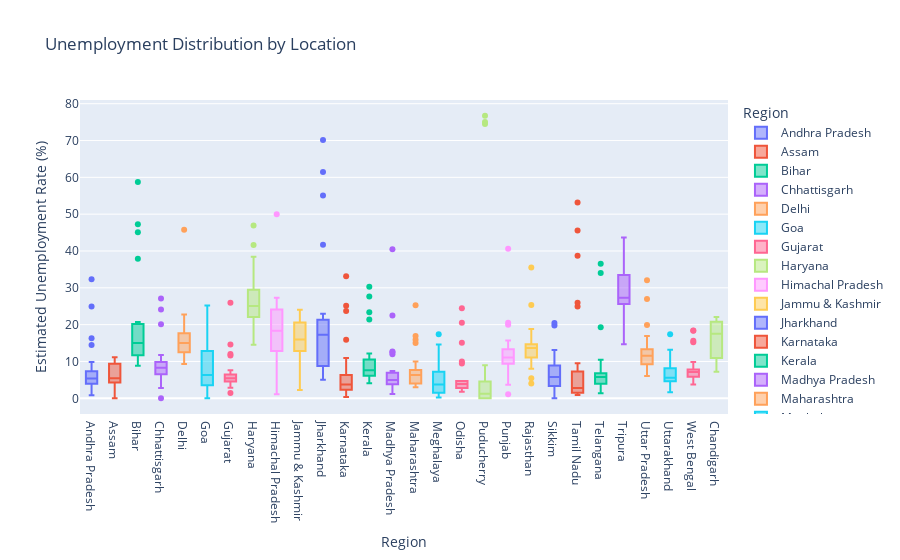

Notebook code for this chart:
### Markdown cell above
It can easily be noted that U.P has the highest Employment,
<br> whereas, Sikkim has the lowest Employment rate

### Code cell
# Unemployment Distribution by Location

fig = px.box(data_frame = data1, x = 'Region', y = 'Estimated Unemployment Rate (%)', title = 'Unemployment Distribution by Location', color = 'Region')
fig.update_traces(quartilemethod="exclusive")
fig.show()

### Figure 1 — Plotly figure (JSON) as saved in the notebook; plotly's stock layout.template omitted (floating-point values rounded to 4 significant figures)
{"data": [{"alignmentgroup": "True", "hovertemplate": "Region=%{x}<br>Estimated Unemployment Rate (%)=%{y}<extra></extra>", "legendgroup": "Andhra Pradesh", "marker": {"color": "#636efa"}, "name": "Andhra Pradesh", "notched": false, "offsetgroup": "Andhra Pradesh", "orientation": "v", "quartilemethod": "exclusive", "showlegend": true, "type": "box", "x": ["Andhra Pradesh", "Andhra Pradesh", "Andhra Pradesh", "Andhra Pradesh", "Andhra Pradesh", "Andhra Pradesh", "Andhra Pradesh", "Andhra Pradesh", "Andhra Pradesh", "Andhra Pradesh", "Andhra Pradesh", "Andhra Pradesh", "Andhra Pradesh", "Andhra Pradesh", "Andhra Pradesh", "Andhra Pradesh", "Andhra Pradesh", "Andhra Pradesh", "Andhra Pradesh", "Andhra Pradesh", "Andhra Pradesh", "Andhra Pradesh", "Andhra Pradesh", "Andhra Pradesh", "Andhra Pradesh", "Andhra Pradesh", "Andhra Pradesh", "Andhra Pradesh"], "x0": " ", "xaxis": "x", "y": [3.65, 3.05, 3.75, 3.32, 5.17, 3.52, 4.12, 4.38, 4.84, 5.91, 4.06, 16.29, 14.46, 0.85, 6.09, 3.8, 5.64, 4.61, 6.01, 4.7, 7.54, 7.88, 7.11, 5.66, 9.88, 32.3, 24.91, 5.86], "y0": " ", "yaxis": "y"}, {"alignmentgroup": "True", "hovertemplate": "Region=%{x}<br>Estimated Unemployment Rate (%)=%{y}<extra></extra>", "legendgroup": "Assam", "marker": {"color": "#EF553B"}, "name": "Assam", "notched": false, "offsetgroup": "Assam", "orientation": "v", "quartilemethod": "exclusive", "showlegend": true, "type": "box", "x": ["Assam", "Assam", "Assam", "Assam", "Assam", "Assam", "Assam", "Assam", "Assam", "Assam", "Assam", "Assam", "Assam", "Assam", "Assam", "Assam", "Assam", "Assam", "Assam", "Assam", "Assam", "Assam", "Assam", "Assam", "Assam", "Assam"], "x0": " ", "xaxis": "x", "y": [4.29, 5.08, 4.26, 5.79, 4.46, 4.65, 4.66, 4.29, 3.26, 3.77, 9.38, 0, 7.87, 9.89, 3.21, 10.39, 9.26, 11.17, 6.31, 5.02, 7.24, 9.98, 10.34, 8.37, 10.77, 3.42], "y0": " ", "yaxis": "y"}, {"alignmentgroup": "True", "hovertemplate": "Region=%{x}<br>Estimated Unemployment Rate (%)=%{y}<extra></extra>", "legendgroup": "Bihar", "marker": {"color": "#00cc96"}, "name": "Bihar", "notched": false, "offsetgroup": "Bihar", "orientation": "v", "quartilemethod": "exclusive", "showlegend": true, "type": "box", "x": ["Bihar", "Bihar", "Bihar", "Bihar", "Bihar", "Bihar", "Bihar", "Bihar", "Bihar", "Bihar", "Bihar", "Bihar", "Bihar", "Bihar", "Bihar", "Bihar", "Bihar", "Bihar", "Bihar", "Bihar", "Bihar", "Bihar", "Bihar", "Bihar", "Bihar", "Bihar", "Bihar", "Bihar"], "x0": " ", "xaxis": "x", "y": [9.27, 10.2, 13.44, 11, 8.87, 12.47, 12.4, 10.16, 9.13, 9.61, 15.39, 45.09, 47.26, 20.49, 19.9, 13.29, 16.41, 17.66, 20.46, 14.06, 17.62, 14.91, 20.69, 15.11, 15.73, 58.77, 37.87, 12.45], "y0": " ", "yaxis": "y"}, {"alignmentgroup": "True", "hovertemplate": "Region=%{x}<br>Estimated Unemployment Rate (%)=%{y}<extra></extra>", "legendgroup": "Chhattisgarh", "marker": {"color": "#ab63fa"}, "name": "Chhattisgarh", "notched": false, "offsetgroup": "Chhattisgarh", "orientation": "v", "quartilemethod": "exclusive", "showlegend": true, "type": "box", "x": ["Chhattisgarh", "Chhattisgarh", "Chhattisgarh", "Chhattisgarh", "Chhattisgarh", "Chhattisgarh", "Chhattisgarh", "Chhattisgarh", "Chhattisgarh", "Chhattisgarh", "Chhattisgarh", "Chhattisgarh", "Chhattisgarh", "Chhattisgarh", "Chhattisgarh", "Chhattisgarh", "Chhattisgarh", "Chhattisgarh", "Chhattisgarh", "Chhattisgarh", "Chhattisgarh", "Chhattisgarh", "Chhattisgarh", "Chhattisgarh", "Chhattisgarh", "Chhattisgarh", "Chhattisgarh", "Chhattisgarh"], "x0": " ", "xaxis": "x", "y": [9.82, 6.76, 4.54, 4.64, 8.33, 6.96, 2.77, 6.11, 9.89, 7.89, 7.31, 0, 7.64, 10.14, 9.77, 11.77, 8.17, 6.29, 9.46, 10.27, 8.32, 3.57, 9.01, 9.79, 8.21, 20.13, 24.1, 27.07], "y0": " ", "yaxis": "y"}, {"alignmentgroup": "True", "hovertemplate": "Region=%{x}<br>Estimated Unemployment Rate (%)=%{y}<extra></extra>", "legendgroup": "Delhi", "marker": {"color": "#FFA15A"}, "name": "Delhi", "notched": false, "offsetgroup": "Delhi", "orientation": "v", "quartilemethod": "exclusive", "showlegend": true, "type": "box", "x": ["Delhi", "Delhi", "Delhi", "Delhi", "Delhi", "Delhi", "Delhi", "Delhi", "Delhi", "Delhi", "Delhi", "Delhi", "Delhi", "Delhi", "Delhi", "Delhi", "Delhi", "Delhi", "Delhi", "Delhi", "Delhi", "Delhi", "Delhi", "Delhi", "Delhi", "Delhi", "Delhi", "Delhi"], "x0": " ", "xaxis": "x", "y": [12.56, 9.33, 11.07, 17.18, 12.5, 15.84, 11.11, 16.97, 13.48, 13.81, 15.18, 20.69, 22.76, 21.14, 12.31, 12.76, 14.68, 13.52, 20.59, 12.41, 16.11, 11.07, 22.45, 14.86, 17.09, 16.51, 45.78, 18.11], "y0": " ", "yaxis": "y"}, {"alignmentgroup": "True", "hovertemplate": "Region=%{x}<br>Estimated Unemployment Rate (%)=%{y}<extra></extra>", "legendgroup": "Goa", "marker": {"color": "#19d3f3"}, "name": "Goa", "notched": false, "offsetgroup": "Goa", "orientation": "v", "quartilemethod": "exclusive", "showlegend": true, "type": "box", "x": ["Goa", "Goa", "Goa", "Goa", "Goa", "Goa", "Goa", "Goa", "Goa", "Goa", "Goa", "Goa", "Goa", "Goa", "Goa", "Goa", "Goa", "Goa", "Goa", "Goa", "Goa", "Goa", "Goa", "Goa"], "x0": " ", "xaxis": "x", "y": [2.91, 5.45, 10.98, 1.98, 3.61, 7.21, 23.71, 3.54, 5.38, 0, 15.91, 20, 2.75, 13.33, 12.28, 4.9, 3.16, 12.31, 25.2, 16.22, 10.92, 4.31, 4.76, 11.76], "y0": " ", "yaxis": "y"}, {"alignmentgroup": "True", "hovertemplate": "Region=%{x}<br>Estimated Unemployment Rate (%)=%{y}<extra></extra>", "legendgroup": "Gujarat", "marker": {"color": "#FF6692"}, "name": "Gujarat", "notched": false, "offsetgroup": "Gujarat", "orientation": "v", "quartilemethod": "exclusive", "showlegend": true, "type": "box", "x": ["Gujarat", "Gujarat", "Gujarat", "Gujarat", "Gujarat", "Gujarat", "Gujarat", "Gujarat", "Gujarat", "Gujarat", "Gujarat", "Gujarat", "Gujarat", "Gujarat", "Gujarat", "Gujarat", "Gujarat", "Gujarat", "Gujarat", "Gujarat", "Gujarat", "Gujarat", "Gujarat", "Gujarat", "Gujarat", "Gujarat", "Gujarat", "Gujarat"], "x0": " ", "xaxis": "x", "y": [2.88, 4.77, 4.58, 3.7, 6.29, 4.91, 4.68, 3.46, 5.35, 6.64, 7.59, 12, 14.58, 1.41, 4.09, 6.31, 5.15, 4.2, 5.96, 5.45, 7.53, 5.71, 5.82, 6.04, 5.39, 25.94, 11.62, 4.54], "y0": " ", "yaxis": "y"}, {"alignmentgroup": "True", "hovertemplate": "Region=%{x}<br>Estimated Unemployment Rate (%)=%{y}<extra></extra>", "legendgroup": "Haryana", "marker": {"color": "#B6E880"}, "name": "Haryana", "notched": false, "offsetgroup": "Haryana", "orientation": "v", "quartilemethod": "exclusive", "showlegend": true, "type": "box", "x": ["Haryana", "Haryana", "Haryana", "Haryana", "Haryana", "Haryana", "Haryana", "Haryana", "Haryana", "Haryana", "Haryana", "Haryana", "Haryana", "Haryana", "Haryana", "Haryana", "Haryana", "Haryana", "Haryana", "Haryana", "Haryana", "Haryana", "Haryana", "Haryana", "Haryana", "Haryana", "Haryana", "Haryana"], "x0": " ", "xaxis": "x", "y": [14.54, 23.08, 16.22, 30.94, 16.36, 24.17, 16.59, 29.56, 16.21, 27.19, 23.92, 41.61, 34.22, 35.57, 24.67, 20.42, 25.45, 24.19, 26.84, 21.04, 27.06, 23.65, 27.24, 23.29, 27.14, 46.89, 38.46, 29.41], "y0": " ", "yaxis": "y"}, {"alignmentgroup": "True", "hovertemplate": "Region=%{x}<br>Estimated Unemployment Rate (%)=%{y}<extra></extra>", "legendgroup": "Himachal Pradesh", "marker": {"color": "#FF97FF"}, "name": "Himachal Pradesh", "notched": false, "offsetgroup": "Himachal Pradesh", "orientation": "v", "quartilemethod": "exclusive", "showlegend": true, "type": "box", "x": ["Himachal Pradesh", "Himachal Pradesh", "Himachal Pradesh", "Himachal Pradesh", "Himachal Pradesh", "Himachal Pradesh", "Himachal Pradesh", "Himachal Pradesh", "Himachal Pradesh", "Himachal Pradesh", "Himachal Pradesh", "Himachal Pradesh", "Himachal Pradesh", "Himachal Pradesh", "Himachal Pradesh", "Himachal Pradesh", "Himachal Pradesh", "Himachal Pradesh", "Himachal Pradesh", "Himachal Pradesh", "Himachal Pradesh", "Himachal Pradesh", "Himachal Pradesh", "Himachal Pradesh", "Himachal Pradesh", "Himachal Pradesh", "Himachal Pradesh", "Himachal Pradesh"], "x0": " ", "xaxis": "x", "y": [13.68, 11.43, 20.59, 18.56, 15.98, 15.81, 22.86, 19.46, 16.67, 15.42, 17.71, 2.13, 25.64, 1.12, 10.88, 21.43, 21.51, 24.48, 12, 23.77, 27.27, 25.32, 18.15, 27.31, 26.44, 2.7, 50, 10.81], "y0": " ", "yaxis": "y"}, {"alignmentgroup": "True", "hovertemplate": "Region=%{x}<br>Estimated Unemployment Rate (%)=%{y}<extra></extra>", "legendgroup": "Jammu & Kashmir", "marker": {"color": "#FECB52"}, "name": "Jammu & Kashmir", "notched": false, "offsetgroup": "Jammu & Kashmir", "orientation": "v", "quartilemethod": "exclusive", "showlegend": true, "type": "box", "x": ["Jammu & Kashmir", "Jammu & Kashmir", "Jammu & Kashmir", "Jammu & Kashmir", "Jammu & Kashmir", "Jammu & Kashmir", "Jammu & Kashmir", "Jammu & Kashmir", "Jammu & Kashmir", "Jammu & Kashmir", "Jammu & Kashmir", "Jammu & Kashmir", "Jammu & Kashmir", "Jammu & Kashmir", "Jammu & Kashmir", "Jammu & Kashmir", "Jammu & Kashmir", "Jammu & Kashmir", "Jammu & Kashmir", "Jammu & Kashmir", "Jammu & Kashmir"], "x0": " ", "xaxis": "x", "y": [12.78, 12.09, 13.67, 11.32, 19.27, 14.73, 22.19, 21.23, 16, 2.22, 18.97, 23.04, 19.88, 21.55, 24.06, 14.29, 7.02, 18.54, 19.86, 14.29, 12.96], "y0": " ", "yaxis": "y"}, {"alignmentgroup": "True", "hovertemplate": "Region=%{x}<br>Estimated Unemployment Rate (%)=%{y}<extra></extra>", "legendgroup": "Jharkhand", "marker": {"color": "#636efa"}, "name": "Jharkhand", "notched": false, "offsetgroup": "Jharkhand", "orientation": "v", "quartilemethod": "exclusive", "showlegend": true, "type": "box", "x": ["Jharkhand", "Jharkhand", "Jharkhand", "Jharkhand", "Jharkhand", "Jharkhand", "Jharkhand", "Jharkhand", "Jharkhand", "Jharkhand", "Jharkhand", "Jharkhand", "Jharkhand", "Jharkhand", "Jharkhand", "Jharkhand", "Jharkhand", "Jharkhand", "Jharkhand", "Jharkhand", "Jharkhand", "Jharkhand", "Jharkhand", "Jharkhand", "Jharkhand", "Jharkhand", "Jharkhand", "Jharkhand"], "x0": " ", "xaxis": "x", "y": [7.11, 8.46, 9.98, 12.06, 7.12, 6.57, 8.07, 15.15, 6.16, 9.06, 5.01, 41.72, 55.1, 21.53, 17.23, 20.51, 15.67, 20.25, 21.16, 19.05, 17.34, 22.01, 22.96, 19.67, 16.4, 61.48, 70.17, 19.38], "y0": " ", "yaxis": "y"}, {"alignmentgroup": "True", "hovertemplate": "Region=%{x}<br>Estimated Unemployment Rate (%)=%{y}<extra></extra>", "legendgroup": "Karnataka", "marker": {"color": "#EF553B"}, "name": "Karnataka", "notched": false, "offsetgroup": "Karnataka", "orientation": "v", "quartilemethod": "exclusive", "showlegend": true, "type": "box", "x": ["Karnataka", "Karnataka", "Karnataka", "Karnataka", "Karnataka", "Karnataka", "Karnataka", "Karnataka", "Karnataka", "Karnataka", "Karnataka", "Karnataka", "Karnataka", "Karnataka", "Karnataka", "Karnataka", "Karnataka", "Karnataka", "Karnataka", "Karnataka", "Karnataka", "Karnataka", "Karnataka", "Karnataka", "Karnataka", "Karnataka", "Karnataka", "Karnataka"], "x0": " ", "xaxis": "x", "y": [5.46, 5.98, 0.52, 0.37, 3.2, 7.13, 1.19, 0.41, 2.57, 4.11, 2.39, 33.17, 23.72, 10.92, 6.56, 5, 2.29, 1.27, 3.57, 3.87, 3.44, 1.56, 3.31, 2.88, 4.92, 25.12, 15.88, 6.12], "y0": " ", "yaxis": "y"}, {"alignmentgroup": "True", "hovertemplate": "Region=%{x}<br>Estimated Unemployment Rate (%)=%{y}<extra></extra>", "legendgroup": "Kerala", "marker": {"color": "#00cc96"}, "name": "Kerala", "notched": false, "offsetgroup": "Kerala", "orientation": "v", "quartilemethod": "exclusive", "showlegend": true, "type": "box", "x": ["Kerala", "Kerala", "Kerala", "Kerala", "Kerala", "Kerala", "Kerala", "Kerala", "Kerala", "Kerala", "Kerala", "Kerala", "Kerala", "Kerala", "Kerala", "Kerala", "Kerala", "Kerala", "Kerala", "Kerala", "Kerala", "Kerala", "Kerala", "Kerala", "Kerala", "Kerala", "Kerala", "Kerala"], "x0": " ", "xaxis": "x", "y": [6.63, 9, 4.95, 10.32, 5.35, 9.14, 5, 10.77, 4.11, 8.91, 8.85, 10.71, 23.38, 27.66, 6.11, 6.67, 7.58, 7.69, 5.52, 5.35, 6.71, 7.31, 6.65, 6.08, 9.14, 21.43, 30.28, 12.17], "y0": " ", "yaxis": "y"}, {"alignmentgroup": "True", "hovertemplate": "Region=%{x}<br>Estimated Unemployment Rate (%)=%{y}<extra></extra>", "legendgroup": "Madhya Pradesh", "marker": {"color": "#ab63fa"}, "name": "Madhya Pradesh", "notched": false, "offsetgroup": "Madhya Pradesh", "orientation": "v", "quartilemethod": "exclusive", "showlegend": true, "type": "box", "x": ["Madhya Pradesh", "Madhya Pradesh", "Madhya Pradesh", "Madhya Pradesh", "Madhya Pradesh", "Madhya Pradesh", "Madhya Pradesh", "Madhya Pradesh", "Madhya Pradesh", "Madhya Pradesh", "Madhya Pradesh", "Madhya Pradesh", "Madhya Pradesh", "Madhya Pradesh", "Madhya Pradesh", "Madhya Pradesh", "Madhya Pradesh", "Madhya Pradesh", "Madhya Pradesh", "Madhya Pradesh", "Madhya Pradesh", "Madhya Pradesh", "Madhya Pradesh", "Madhya Pradesh", "Madhya Pradesh", "Madhya Pradesh", "Madhya Pradesh", "Madhya Pradesh"], "x0": " ", "xaxis": "x", "y": [3.63, 4.25, 3.92, 4.94, 3.08, 2.98, 2.72, 2.94, 3.66, 4.42, 1.19, 12.5, 22.46, 6.46, 3.91, 6.38, 7.38, 6.82, 7, 4.4, 6.06, 6.2, 5.17, 4.96, 4.8, 11.94, 40.49, 12.72], "y0": " ", "yaxis": "y"}, {"alignmentgroup": "True", "hovertemplate": "Region=%{x}<br>Estimated Unemployment Rate (%)=%{y}<extra></extra>", "legendgroup": "Maharashtra", "marker": {"color": "#FFA15A"}, "name": "Maharashtra", "notched": false, "offsetgroup": "Maharashtra", "orientation": "v", "quartilemethod": "exclusive", "showlegend": true, "type": "box", "x": ["Maharashtra", "Maharashtra", "Maharashtra", "Maharashtra", "Maharashtra", "Maharashtra", "Maharashtra", "Maharashtra", "Maharashtra", "Maharashtra", "Maharashtra", "Maharashtra", "Maharashtra", "Maharashtra", "Maharashtra", "Maharashtra", "Maharashtra", "Maharashtra", "Maharashtra", "Maharashtra", "Maharashtra", "Maharashtra", "Maharashtra", "Maharashtra", "Maharashtra", "Maharashtra", "Maharashtra", "Maharashtra"], "x0": " ", "xaxis": "x", "y": [3.67, 4.34, 3.66, 3.76, 4.4, 3.81, 3.68, 3.03, 3.8, 4.24, 5.38, 25.28, 16.89, 9.4, 6.08, 6.46, 6.35, 7.57, 7.6, 7.51, 7.6, 7.83, 6.67, 5.34, 6.34, 14.99, 15.92, 10.01], "y0": " ", "yaxis": "y"}, {"alignmentgroup": "True", "hovertemplate": "Region=%{x}<br>Estimated Unemployment Rate (%)=%{y}<extra></extra>", "legendgroup": "Meghalaya", "marker": {"color": "#19d3f3"}, "name": "Meghalaya", "notched": false, "offsetgroup": "Meghalaya", "orientation": "v", "quartilemethod": "exclusive", "showlegend": true, "type": "box", "x": ["Meghalaya", "Meghalaya", "Meghalaya", "Meghalaya", "Meghalaya", "Meghalaya", "Meghalaya", "Meghalaya", "Meghalaya", "Meghalaya", "Meghalaya", "Meghalaya", "Meghalaya", "Meghalaya", "Meghalaya", "Meghalaya", "Meghalaya", "Meghalaya", "Meghalaya", "Meghalaya", "Meghalaya", "Meghalaya", "Meghalaya", "Meghalaya", "Meghalaya", "Meghalaya", "Meghalaya"], "x0": " ", "xaxis": "x", "y": [3.16, 4.23, 1.03, 0.52, 0.24, 3.7, 1.5, 1.8, 0.97, 2.76, 1.28, 8.38, 3.73, 1.35, 8.4, 8.66, 4.43, 5.8, 5.3, 7.2, 3.02, 5.21, 4.76, 7.37, 2.8, 17.39, 14.58], "y0": " ", "yaxis": "y"}, {"alignmentgroup": "True", "hovertemplate": "Region=%{x}<br>Estimated Unemployment Rate (%)=%{y}<extra></extra>", "legendgroup": "Odisha", "marker": {"color": "#FF6692"}, "name": "Odisha", "notched": false, "offsetgroup": "Odisha", "orientation": "v", "quartilemethod": "exclusive", "showlegend": true, "type": "box", "x": ["Odisha", "Odisha", "Odisha", "Odisha", "Odisha", "Odisha", "Odisha", "Odisha", "Odisha", "Odisha", "Odisha", "Odisha", "Odisha", "Odisha", "Odisha", "Odisha", "Odisha", "Odisha", "Odisha", "Odisha", "Odisha", "Odisha", "Odisha", "Odisha", "Odisha", "Odisha", "Odisha", "Odisha"], "x0": " ", "xaxis": "x", "y": [4.17, 4.71, 3.31, 3.68, 4.31, 4.28, 4.72, 4.67, 1.81, 3.31, 15.09, 24.48, 9.45, 4.59, 2.95, 2.63, 1.78, 3.5, 3.78, 4.5, 2.23, 3.36, 2.28, 2.19, 3.96, 20.5, 10, 2.18], "y0": " ", "yaxis": "y"}, {"alignmentgroup": "True", "hovertemplate": "Region=%{x}<br>Estimated Unemployment Rate (%)=%{y}<extra></extra>", "legendgroup": "Puducherry", "marker": {"color": "#B6E880"}, "name": "Puducherry", "notched": false, "offsetgroup": "Puducherry", "orientation": "v", "quartilemethod": "exclusive", "showlegend": true, "type": "box", "x": ["Puducherry", "Puducherry", "Puducherry", "Puducherry", "Puducherry", "Puducherry", "Puducherry", "Puducherry", "Puducherry", "Puducherry", "Puducherry", "Puducherry", "Puducherry", "Puducherry", "Puducherry", "Puducherry", "Puducherry", "Puducherry", "Puducherry", "Puducherry", "Puducherry", "Puducherry", "Puducherry", "Puducherry", "Puducherry", "Puducherry"], "x0": " ", "xaxis": "x", "y": [0, 0, 0, 4.85, 0, 1.18, 0, 1.99, 0.58, 1.74, 2.31, 74.51, 1.25, 0, 0, 8.95, 1.22, 1.17, 1.37, 5.21, 0.57, 1.78, 0.62, 76.74, 75, 4.55], "y0": " ", "yaxis": "y"}, {"alignmentgroup": "True", "hovertemplate": "Region=%{x}<br>Estimated Unemployment Rate (%)=%{y}<extra></extra>", "legendgroup": "Punjab", "marker": {"color": "#FF97FF"}, "name": "Punjab", "notched": false, "offsetgroup": "Punjab", "orientation": "v", "quartilemethod": "exclusive", "showlegend": true, "type": "box", "x": ["Punjab", "Punjab", "Punjab", "Punjab", "Punjab", "Punjab", "Punjab", "Punjab", "Punjab", "Punjab", "Punjab", "Punjab", "Punjab", "Punjab", "Punjab", "Punjab", "Punjab", "Punjab", "Punjab", "Punjab", "Punjab", "Punjab", "Punjab", "Punjab", "Punjab", "Punjab", "Punjab", "Punjab"], "x0": " ", "xaxis": "x", "y": [9.17, 12.21, 9.64, 6.69, 8.59, 12.56, 7.07, 6.13, 9.69, 10.41, 10.51, 3.69, 40.59, 20, 13.49, 13.17, 11.61, 11.99, 15.69, 13.75, 10.39, 11.97, 13.68, 11.99, 9.97, 1.13, 20.54, 10.55], "y0": " ", "yaxis": "y"}, {"alignmentgroup": "True", "hovertemplate": "Region=%{x}<br>Estimated Unemployment Rate (%)=%{y}<extra></extra>", "legendgroup": "Rajasthan", "marker": {"color": "#FECB52"}, "name": "Rajasthan", "notched": false, "offsetgroup": "Rajasthan", "orientation": "v", "quartilemethod": "exclusive", "showlegend": true, "type": "box", "x": ["Rajasthan", "Rajasthan", "Rajasthan", "Rajasthan", "Rajasthan", "Rajasthan", "Rajasthan", "Rajasthan", "Rajasthan", "Rajasthan", "Rajasthan", "Rajasthan", "Rajasthan", "Rajasthan", "Rajasthan", "Rajasthan", "Rajasthan", "Rajasthan", "Rajasthan", "Rajasthan", "Rajasthan", "Rajasthan", "Rajasthan", "Rajasthan", "Rajasthan", "Rajasthan", "Rajasthan", "Rajasthan"], "x0": " ", "xaxis": "x", "y": [4.03, 13.7, 9.7, 12.5, 5.45, 14.66, 10.47, 13.96, 8, 14.48, 9.47, 12.25, 10.45, 13.86, 13.62, 14.36, 11.67, 14.71, 12.63, 13.02, 14.3, 18.04, 18.82, 17.02, 18.54, 35.53, 25.35, 13.04], "y0": " ", "yaxis": "y"}, {"alignmentgroup": "True", "hovertemplate": "Region=%{x}<br>Estimated Unemployment Rate (%)=%{y}<extra></extra>", "legendgroup": "Sikkim", "marker": {"color": "#636efa"}, "name": "Sikkim", "notched": false, "offsetgroup": "Sikkim", "orientation": "v", "quartilemethod": "exclusive", "showlegend": true, "type": "box", "x": ["Sikkim", "Sikkim", "Sikkim", "Sikkim", "Sikkim", "Sikkim", "Sikkim", "Sikkim", "Sikkim", "Sikkim", "Sikkim", "Sikkim", "Sikkim", "Sikkim", "Sikkim", "Sikkim", "Sikkim"], "x0": " ", "xaxis": "x", "y": [5.48, 13.11, 1, 0, 5.81, 8.2, 7.76, 2.56, 4.82, 4.81, 9.68, 4.04, 7.37, 20.45, 5.77, 19.75, 2.63], "y0": " ", "yaxis": "y"}, {"alignmentgroup": "True", "hovertemplate": "Region=%{x}<br>Estimated Unemployment Rate (%)=%{y}<extra></extra>", "legendgroup": "Tamil Nadu", "marker": {"color": "#EF553B"}, "name": "Tamil Nadu", "notched": false, "offsetgroup": "Tamil Nadu", "orientation": "v", "quartilemethod": "exclusive", "showlegend": true, "type": "box", "x": ["Tamil Nadu", "Tamil Nadu", "Tamil Nadu", "Tamil Nadu", "Tamil Nadu", "Tamil Nadu", "Tamil Nadu", "Tamil Nadu", "Tamil Nadu", "Tamil Nadu", "Tamil Nadu", "Tamil Nadu", "Tamil Nadu", "Tamil Nadu", "Tamil Nadu", "Tamil Nadu", "Tamil Nadu", "Tamil Nadu", "Tamil Nadu", "Tamil Nadu", "Tamil Nadu", "Tamil Nadu", "Tamil Nadu", "Tamil Nadu", "Tamil Nadu", "Tamil Nadu", "Tamil Nadu", "Tamil Nadu"], "x0": " ", "xaxis": "x", "y": [0.97, 0.92, 6.01, 2.91, 1.71, 1.46, 2.46, 3.73, 1.18, 1.17, 6.36, 53.19, 38.73, 2.06, 0.89, 1.56, 3.18, 9.53, 1.86, 1.13, 2.65, 8.05, 2.05, 3.31, 6.46, 45.55, 25.95, 24.93], "y0": " ", "yaxis": "y"}, {"alignmentgroup": "True", "hovertemplate": "Region=%{x}<br>Estimated Unemployment Rate (%)=%{y}<extra></extra>", "legendgroup": "Telangana", "marker": {"color": "#00cc96"}, "name": "Telangana", "notched": false, "offsetgroup": "Telangana", "orientation": "v", "quartilemethod": "exclusive", "showlegend": true, "type": "box", "x": ["Telangana", "Telangana", "Telangana", "Telangana", "Telangana", "Telangana", "Telangana", "Telangana", "Telangana", "Telangana", "Telangana", "Telangana", "Telangana", "Telangana", "Telangana", "Telangana", "Telangana", "Telangana", "Telangana", "Telangana", "Telangana", "Telangana", "Telangana", "Telangana", "Telangana", "Telangana", "Telangana", "Telangana"], "x0": " ", "xaxis": "x", "y": [2.23, 5.92, 2.45, 1.4, 5.49, 7.29, 6.47, 1.35, 5.02, 9.02, 5.63, 4.51, 34.01, 19.3, 1.52, 1.43, 3.73, 4.19, 6.19, 6.74, 5.23, 4.22, 6.49, 6.74, 6.1, 10.5, 36.57, 6.92], "y0": " ", "yaxis": "y"}, {"alignmentgroup": "True", "hovertemplate": "Region=%{x}<br>Estimated Unemployment Rate (%)=%{y}<extra></extra>", "legendgroup": "Tripura", "marker": {"color": "#ab63fa"}, "name": "Tripura", "notched": false, "offsetgroup": "Tripura", "orientation": "v", "quartilemethod": "exclusive", "showlegend": true, "type": "box", "x": ["Tripura", "Tripura", "Tripura", "Tripura", "Tripura", "Tripura", "Tripura", "Tripura", "Tripura", "Tripura", "Tripura", "Tripura", "Tripura", "Tripura", "Tripura", "Tripura", "Tripura", "Tripura", "Tripura", "Tripura", "Tripura", "Tripura", "Tripura", "Tripura", "Tripura", "Tripura", "Tripura", "Tripura"], "x0": " ", "xaxis": "x", "y": [29.25, 26.64, 22.47, 25.49, 30.23, 27.54, 25.25, 26.53, 31.91, 26.22, 31.61, 43.64, 14.71, 18.84, 34.69, 25.59, 25.81, 33.45, 33.57, 26.67, 27.15, 33.48, 34.37, 33.88, 25.69, 34.88, 16.78, 27.47], "y0": " ", "yaxis": "y"}, {"alignmentgroup": "True", "hovertemplate": "Region=%{x}<br>Estimated Unemployment Rate (%)=%{y}<extra></extra>", "legendgroup": "Uttar Pradesh", "marker": {"color": "#FFA15A"}, "name": "Uttar Pradesh", "notched": false, "offsetgroup": "Uttar Pradesh", "orientation": "v", "quartilemethod": "exclusive", "showlegend": true, "type": "box", "x": ["Uttar Pradesh", "Uttar Pradesh", "Uttar Pradesh", "Uttar Pradesh", "Uttar Pradesh", "Uttar Pradesh", "Uttar Pradesh", "Uttar Pradesh", "Uttar Pradesh", "Uttar Pradesh", "Uttar Pradesh", "Uttar Pradesh", "Uttar Pradesh", "Uttar Pradesh", "Uttar Pradesh", "Uttar Pradesh", "Uttar Pradesh", "Uttar Pradesh", "Uttar Pradesh", "Uttar Pradesh", "Uttar Pradesh", "Uttar Pradesh", "Uttar Pradesh", "Uttar Pradesh", "Uttar Pradesh", "Uttar Pradesh", "Uttar Pradesh", "Uttar Pradesh"], "x0": " ", "xaxis": "x", "y": [10.26, 11.13, 9.19, 11.47, 6.45, 10.18, 6.94, 8.43, 6.06, 8.12, 9.37, 19.92, 16.89, 8.51, 14.4, 11.62, 11.8, 14.73, 13.58, 10.35, 11.31, 12.37, 12.34, 11.65, 12.32, 26.94, 32.06, 13.05], "y0": " ", "yaxis": "y"}, {"alignmentgroup": "True", "hovertemplate": "Region=%{x}<br>Estimated Unemployment Rate (%)=%{y}<extra></extra>", "legendgroup": "Uttarakhand", "marker": {"color": "#19d3f3"}, "name": "Uttarakhand", "notched": false, "offsetgroup": "Uttarakhand", "orientation": "v", "quartilemethod": "exclusive", "showlegend": true, "type": "box", "x": ["Uttarakhand", "Uttarakhand", "Uttarakhand", "Uttarakhand", "Uttarakhand", "Uttarakhand", "Uttarakhand", "Uttarakhand", "Uttarakhand", "Uttarakhand", "Uttarakhand", "Uttarakhand", "Uttarakhand", "Uttarakhand", "Uttarakhand", "Uttarakhand", "Uttarakhand", "Uttarakhand", "Uttarakhand", "Uttarakhand", "Uttarakhand", "Uttarakhand", "Uttarakhand", "Uttarakhand", "Uttarakhand", "Uttarakhand", "Uttarakhand"], "x0": " ", "xaxis": "x", "y": [1.63, 4.65, 5.74, 6.11, 3.47, 4.83, 5.56, 4.52, 4.17, 4.85, 3.66, 3.57, 10.71, 9.17, 4.69, 6.94, 7.43, 9.62, 4.72, 6.34, 7.39, 8.92, 5.28, 8.15, 13.18, 17.36, 5.08], "y0": " ", "yaxis": "y"}, {"alignmentgroup": "True", "hovertemplate": "Region=%{x}<br>Estimated Unemployment Rate (%)=%{y}<extra></extra>", "legendgroup": "West Bengal", "marker": {"color": "#FF6692"}, "name": "West Bengal", "notched": false, "offsetgroup": "West Bengal", "orientation": "v", "quartilemethod": "exclusive", "showlegend": true, "type": "box", "x": ["West Bengal", "West Bengal", "West Bengal", "West Bengal", "West Bengal", "West Bengal", "West Bengal", "West Bengal", "West Bengal", "West Bengal", "West Bengal", "West Bengal", "West Bengal", "West Bengal", "West Bengal", "West Bengal", "West Bengal", "West Bengal", "West Bengal", "West Bengal", "West Bengal", "West Bengal", "West Bengal", "West Bengal", "West Bengal", "West Bengal", "West Bengal", "West Bengal"], "x0": " ", "xaxis": "x", "y": [6.02, 5.85, 5.62, 5.58, 5.26, 6.78, 5.83, 5.79, 6.79, 3.78, 7.02, 18.32, 18.43, 4.94, 7.25, 7.38, 7.91, 7.27, 7.79, 7.83, 6.61, 7.24, 7.27, 7.55, 6.67, 15.63, 15.22, 9.86], "y0": " ", "yaxis": "y"}, {"alignmentgroup": "True", "hovertemplate": "Region=%{x}<br>Estimated Unemployment Rate (%)=%{y}<extra></extra>", "legendgroup": "Chandigarh", "marker": {"color": "#B6E880"}, "name": "Chandigarh", "notched": false, "offsetgroup": "Chandigarh", "orientation": "v", "quartilemethod": "exclusive", "showlegend": true, "type": "box", "x": ["Chandigarh", "Chandigarh", "Chandigarh", "Chandigarh", "Chandigarh", "Chandigarh", "Chandigarh", "Chandigarh", "Chandigarh", "Chandigarh", "Chandigarh", "Chandigarh"], "x0": " ", "xaxis": "x", "y": [18.35, 12.4, 21.8, 9.52, 20.14, 13.99, 22.05, 8.33, 20, 16.67, 21.43, 7.22], "y0": " ", "yaxis": "y"}], "layout": {"boxmode": "overlay", "legend": {"title": {"text": "Region"}, "tracegroupgap": 0}, "title": {"text": "Unemployment Distribution by Location"}, "xaxis": {"anchor": "y", "categoryarray": ["Andhra Pradesh", "Assam", "Bihar", "Chhattisgarh", "Delhi", "Goa", "Gujarat", "Haryana", "Himachal Pradesh", "Jammu & Kashmir", "Jharkhand", "Karnataka", "Kerala", "Madhya Pradesh", "Maharashtra", "Meghalaya", "Odisha", "Puducherry", "Punjab", "Rajasthan", "Sikkim", "Tamil Nadu", "Telangana", "Tripura", "Uttar Pradesh", "Uttarakhand", "West Bengal", "Chandigarh"], "categoryorder": "array", "domain": [0, 1], "title": {"text": "Region"}}, "yaxis": {"anchor": "x", "domain": [0, 1], "title": {"text": "Estimated Unemployment Rate (%)"}}}}
